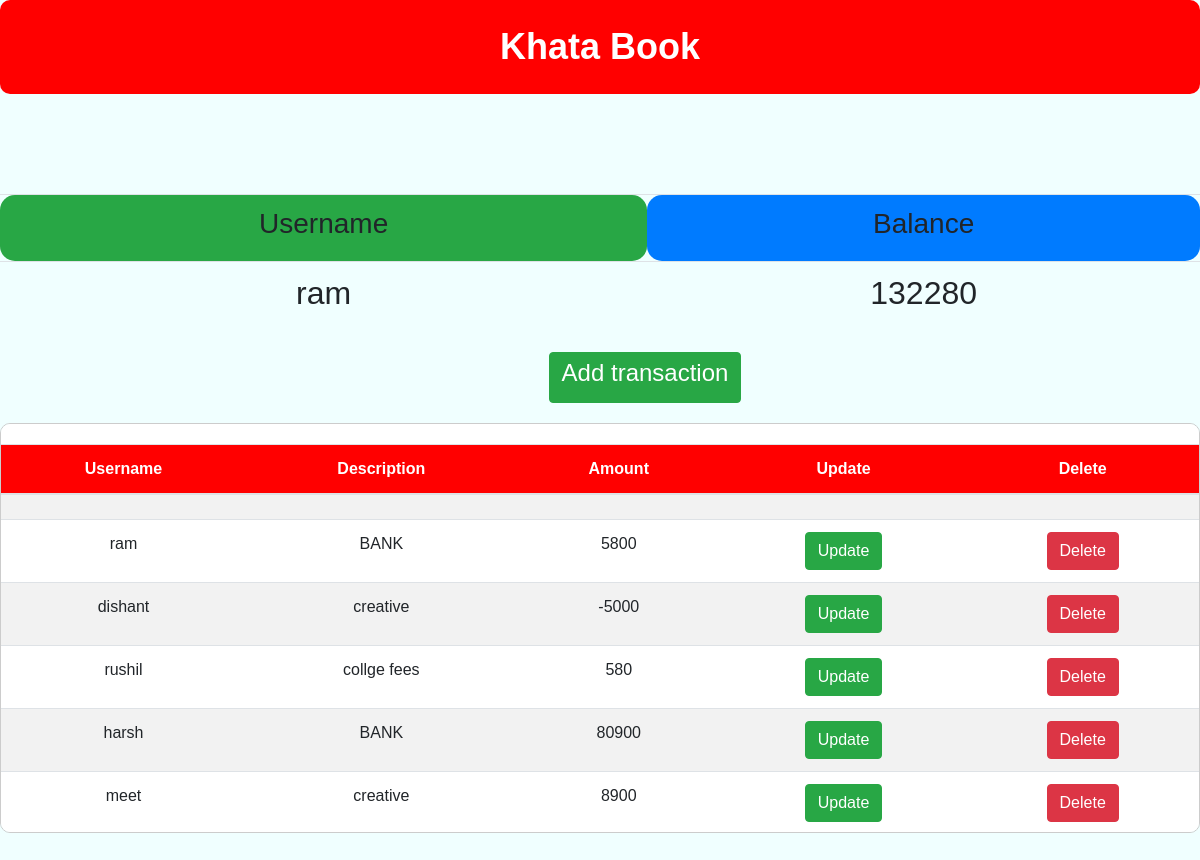
/dashboard/13/, run on the app's committed database.
### examapp/models.py (models this page shows)
class Register(models.Model):
    name = models.CharField(max_length=100)
    email = models.EmailField(max_length=100)
    password = models.CharField(max_length=100)
    amount1 = models.CharField(max_length=100)

class Trangection(models.Model):
    userid = models.ForeignKey(Register, on_delete=models.CASCADE)
    user_name= models.CharField(max_length=100)
    description = models.CharField(max_length=100)
    amount = models.IntegerField()

### examapp/views.py (the view)
# urls.py: path('dashboard/<int:id>/',dashboard),
def dashboard(request,id):
    data=Register.objects.filter(id=id).get()
    data2=Trangection.objects.filter(userid=id)
    data3=Trangection.objects.filter(userid=id).values('amount')
    data3=[i['amount'] for i in data3]
    data3=sum(data3)
    contex={'user_id':id,'username':data,'transactions':data2,'blance':data3}
    return render(request,'dashboard.html',contex)

### examapp/templates/dashboard.html (shortened to what this page needs)
{% load static %}
<!DOCTYPE html>
<html lang="en">
<head>
    <link rel="stylesheet" href="{% static 'css/bootstrap.min.css' %}">
</head>
<body>
    <div class="header">
        Khata Book
    </div>
    <table class="table table-striped" width="50%" style="margin-top: 100px;">
        <tr>
            <td class="bg-success"><h3>Username</h3></td>
            <td class="bg-primary"><h3>Balance</h3></td>
        </tr>
        <tr>
            <td><h2> {{ username.name }}</h2></td>
            <td><h2>{{ blance }}</h2></td>
        </tr>
    </table>
    <div class="bt">
        <button type="submit" class="btn btn-success">
            <h4><a href="/transction/{{ user_id }}">Add transaction</a></h4>
        </button>
    </div>
    <div class="table-container">
        <table class="table table-striped">
            <thead>
                <tr>
                    <th>Username</th>
                    <th>Description</th>
                    <th>Amount</th>
                    <th>Update</th>
                    <th>Delete</th>
                </tr>
            </thead>
            <tbody>
                <tr>
                    <td></td>
                    <td></td>
                    <td></td>
                    <td></td>
                    <td></td>
                </tr>
                {% for i in transactions %}
                <tr>
                    <td>{{ i.user_name }}</td>
                    <td>{{ i.description }}</td>
                    <td>{{ i.amount }}</td>
                    <td><a href="/update/{{ i.id }}"><button class="btn btn-success">Update</button></a></td>
                    <td><a href="/delete/{{ i.id }}"><button class="btn btn-danger">Delete</button></a></td>
                </tr>
                {% endfor %}
            </tbody>
        </table>
    </div>
</body>
</html>

### examapp/templates/dashboard.html (style rules this page uses)
body { font-family: Arial, sans-serif; background-color: #f8f9fa; }
.header { text-align: center; padding: 20px; background-color: #ff0000; color: #fff; font-weight: bold; font-size: 36px; border-radius: 10px; margin-bottom: 20px; }
table { margin-top: 20px; width: 100%; }
.table-container { height: 410px; overflow-y: auto; border: 1px solid #ccc; border-radius: 10px; background-color: #fff; }
.bt { margin: 20px auto; text-align: center; margin-left: 90px; }
button { cursor: pointer; }
button a { color: white; text-decoration: none; }
table th, table td { padding: 15px; text-align: center; }
table th { background-color: #ff0000; color: white; }
body { background-color: azure; }
.bg-success { border-radius: 15px; }
.bg-primary { border-radius: 15px; }
.table th { position: sticky; top: 0; z-index: 0; }

### data on the page
Register: name "ram"
Trangection: user_name "ram", description "BANK", amount "5800"
Trangection: user_name "dishant", description "creative", amount "-5000"
Trangection: user_name "rushil", description "collge fees", amount "580"
Trangection: user_name "harsh", description "BANK", amount "80900"
Trangection: user_name "meet", description "creative", amount "8900"

### other printed values
{{ blance }} "132280"
